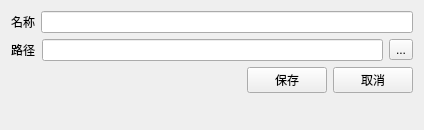
<?xml version="1.0" encoding="UTF-8"?>
<ui version="4.0">
 <class>Modify</class>
 <widget class="QWidget" name="Modify">
  <property name="geometry">
   <rect>
    <x>0</x>
    <y>0</y>
    <width>424</width>
    <height>130</height>
   </rect>
  </property>
  <property name="windowTitle">
   <string>Form</string>
  </property>
  <layout class="QVBoxLayout" name="verticalLayout">
   <item>
    <layout class="QHBoxLayout" name="horizontalLayout">
     <item>
      <widget class="QLabel" name="label">
       <property name="text">
        <string>名称</string>
       </property>
      </widget>
     </item>
     <item>
      <widget class="QLineEdit" name="name"/>
     </item>
    </layout>
   </item>
   <item>
    <layout class="QHBoxLayout" name="horizontalLayout_2">
     <item>
      <widget class="QLabel" name="label_2">
       <property name="text">
        <string>路径</string>
       </property>
      </widget>
     </item>
     <item>
      <widget class="QLineEdit" name="path"/>
     </item>
     <item>
      <widget class="QToolButton" name="path_btn">
       <property name="text">
        <string>...</string>
       </property>
      </widget>
     </item>
    </layout>
   </item>
   <item>
    <layout class="QHBoxLayout" name="horizontalLayout_3">
     <item>
      <spacer name="horizontalSpacer">
       <property name="orientation">
        <enum>Qt::Horizontal</enum>
       </property>
       <property name="sizeHint" stdset="0">
        <size>
         <width>40</width>
         <height>20</height>
        </size>
       </property>
      </spacer>
     </item>
     <item>
      <widget class="QPushButton" name="save_btn">
       <property name="text">
        <string>保存</string>
       </property>
      </widget>
     </item>
     <item>
      <widget class="QPushButton" name="cancel_btn">
       <property name="text">
        <string>取消</string>
       </property>
      </widget>
     </item>
    </layout>
   </item>
   <item>
    <spacer name="verticalSpacer">
     <property name="orientation">
      <enum>Qt::Vertical</enum>
     </property>
     <property name="sizeHint" stdset="0">
      <size>
       <width>20</width>
       <height>40</height>
      </size>
     </property>
    </spacer>
   </item>
  </layout>
 </widget>
 <resources/>
 <connections/>
</ui>
